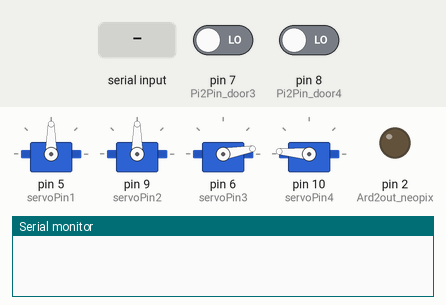
Bench run of a sketch on a simulated Arduino Nano, built with avr-gcc and run on an emulated ATmega328P. Parts: 4 × servo, output pins drawn as LEDs (lit = HIGH), the last lines printed to the serial monitor. The test bench sets the inputs (shaded band); at power-on: pin 7 (Pi2Pin_door3) LOW, pin 8 (Pi2Pin_door4) LOW.

Above: at 1.2 s.
1.3 s: pin 7 (Pi2Pin_door3) driven HIGH
At 2.8 s:
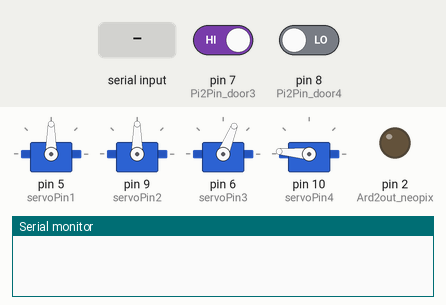
3.1 s: "b" received over Serial
At 3.9 s:
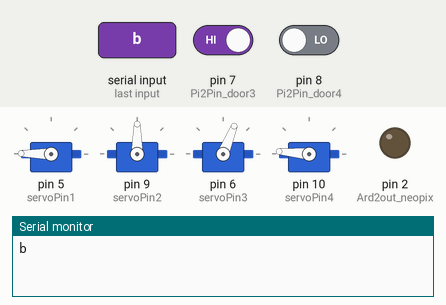
4.9 s: "d" received over Serial
At 6.3 s:
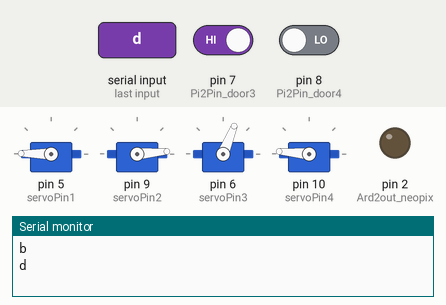
6.6 s: pin 8 (Pi2Pin_door4) driven HIGH
At 7.5 s:
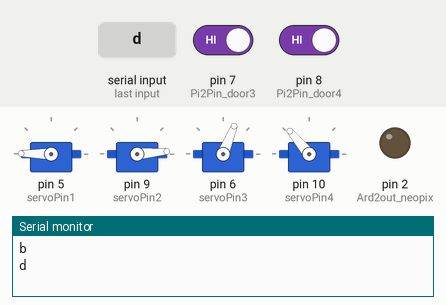
8.3 s: "a" received over Serial
At 9.0 s:
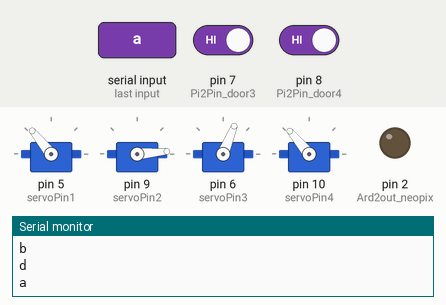
10.1 s: "c" received over Serial
At 11.4 s:
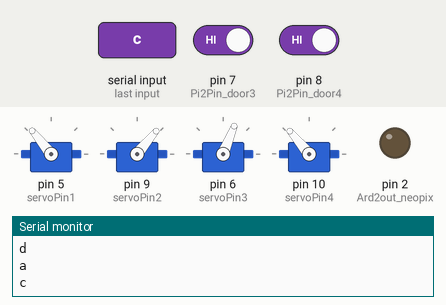
Timing chart, 0 to 12.8 s (numbered marks = the images above; inputs shaded):
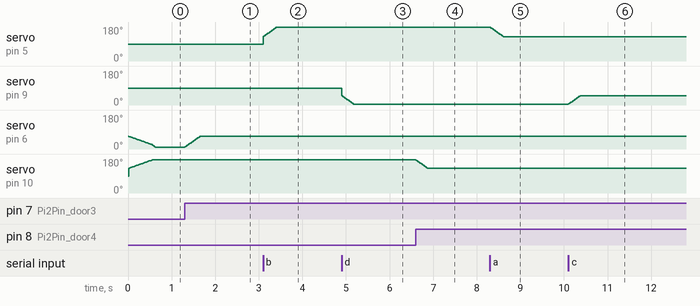

Measured:
- after the input at 1.3 s, servo on pin 6 (servoPin3): moves from 10° to 68° over 0.35 s, starting at once
- after the input at 3.1 s, servo on pin 5 (servoPin1): moves from 90° to 179° over 0.31 s, starting at once
- after the input at 4.9 s, servo on pin 9 (servoPin2): moves from 90° to 5° over 0.27 s, starting at once
- after the input at 6.6 s, servo on pin 10 (servoPin4): moves from 175° to 130° over 0.27 s, starting at once
- after the input at 8.3 s, servo on pin 5 (servoPin1): moves from 179° to 129° over 0.31 s, starting at once
- after the input at 10.1 s, servo on pin 9 (servoPin2): moves from 5° to 50° over 0.27 s, starting at once

The sketch:

servo_only_digout_neopx.ino
```cpp
char receivedChar;
boolean newData = false;
#include<Servo.h>
Servo servo1;     // Servo 1 = door1
#include<Servo.h>
Servo servo2;     // Servo 2 = door2
#include<Servo.h>
Servo servo3;     // Servo 3 = door3
#include<Servo.h>
Servo servo4;     // Servo 4 = door4

const int slowness = 6;   //slowness factor, ms wait between 1deg movements, change to set speed

const int servoPin1 = 5;// nano pwm 3 5 6 9 10 11
const int servoPin2 = 9;
const int servoPin3 = 6;
const int servoPin4 = 10;

//Pi2 will communicate on digital input pins
const int Ard2out_neopix = 2;
const int Pi2Pin_notdef = 4;
const int Pi2Pin_door3 = 7;
const int Pi2Pin_door4 = 8;

//door angles
const int CLOSE_DOOR1 = 179;
const int OPEN_DOOR1 = 129;
const int CLOSE_DOOR2 = 5;
const int OPEN_DOOR2 = 50;
const int CLOSE_DOOR3 = 10;
const int OPEN_DOOR3 = 68;
const int CLOSE_DOOR4 = 175;
const int OPEN_DOOR4 = 130;

int pos1_current = OPEN_DOOR1; //initial position variables for servos
int pos1_target = OPEN_DOOR1;
int pos2_current = OPEN_DOOR2; //initial position variables for servos
int pos2_target = OPEN_DOOR2;
int pos3_current = OPEN_DOOR3; //initial position variables for servos  >
int pos3_target = OPEN_DOOR3;
int pos4_current = OPEN_DOOR4; //initial position variables for servos
int pos4_target = OPEN_DOOR4;

void setup()
{
  Serial.begin(9600);
  servo1.attach(servoPin1);
  servo2.attach(servoPin2);
  servo3.attach(servoPin3);
  servo4.attach(servoPin4);

  pinMode(Ard2out_neopix, OUTPUT);
  pinMode(Pi2Pin_notdef, INPUT);
  pinMode(Pi2Pin_door3, INPUT);
  pinMode(Pi2Pin_door4, INPUT);
}

void loop()
{
  recvInfo();
  moveServo();
}

void recvInfo()
{
  if (Serial.available() > 0)
  {
    receivedChar = Serial.read();
    Serial.println(receivedChar);
  }
}
void moveServo()
{
  //target commands
  if (receivedChar=='a')
  {
    pos1_target=OPEN_DOOR1;
  }
  if (receivedChar=='b')
  {
    pos1_target=CLOSE_DOOR1;
  }
  if (receivedChar=='c')
  {
    pos2_target=OPEN_DOOR2;
  }
  if (receivedChar=='d')
  {
    pos2_target=CLOSE_DOOR2;
  }
  //light switches
  if (receivedChar=='1')
  {
    digitalWrite(Ard2out_neopix, LOW);
  }
  if (receivedChar=='2')
  {
    digitalWrite(Ard2out_neopix, HIGH);
  }
  //DOOR 3 Pi2 control
  if ((digitalRead(Pi2Pin_door3) == HIGH))
  {
      pos3_target=OPEN_DOOR3;
  }
  else
  {
      pos3_target=CLOSE_DOOR3;
  }
  //DOOR 4 Pi2 control
  if ((digitalRead(Pi2Pin_door4) == HIGH))
  {
      pos4_target=OPEN_DOOR4;
  }
  else
  {
      pos4_target=CLOSE_DOOR4;
  }

  //movement
  if (pos1_current<pos1_target) //SERVO 1
  {
    pos1_current=pos1_current+1;
    servo1.write(pos1_current);
    delay(slowness);
  }
  if (pos1_current>pos1_target)
  {
    pos1_current=pos1_current-1;
    servo1.write(pos1_current);
    delay(slowness);
  }
  if (pos2_current<pos2_target) //SERVO 2
  {
    pos2_current=pos2_current+1;
    servo2.write(pos2_current);
    delay(slowness);
  }
  if (pos2_current>pos2_target)
  {
    pos2_current=pos2_current-1;
    servo2.write(pos2_current);
    delay(slowness);
  }
  if (pos3_current<pos3_target) //SERVO 3
  {
    pos3_current=pos3_current+1;
    servo3.write(pos3_current);
    delay(slowness);
  }
  if (pos3_current>pos3_target)
  {
    pos3_current=pos3_current-1;
    servo3.write(pos3_current);
    delay(slowness);
  }
  if (pos4_current<pos4_target) //SERVO 4
  {
    pos4_current=pos4_current+1;
    servo4.write(pos4_current);
    delay(slowness);
  }
  if (pos4_current>pos4_target)
  {
    pos4_current=pos4_current-1;
    servo4.write(pos4_current);
    delay(slowness);
  }
}
```
